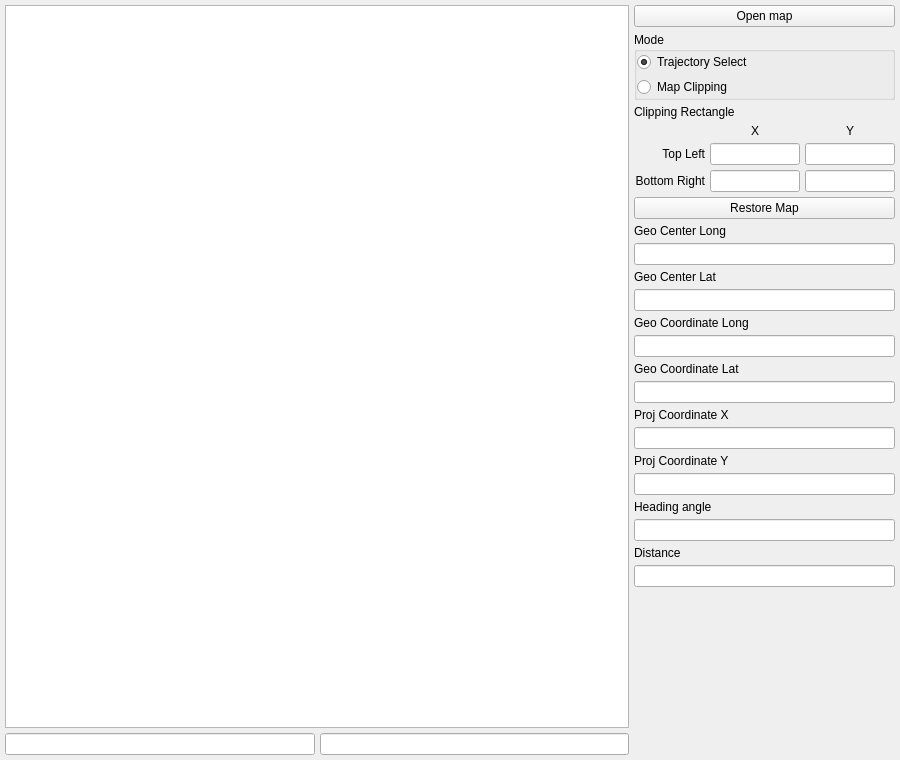
<?xml version="1.0" encoding="UTF-8"?>
<ui version="4.0">
 <class>MainWidget</class>
 <widget class="QWidget" name="MainWidget">
  <property name="geometry">
   <rect>
    <x>0</x>
    <y>0</y>
    <width>900</width>
    <height>760</height>
   </rect>
  </property>
  <property name="windowTitle">
   <string>GIS-application</string>
  </property>
  <layout class="QHBoxLayout" name="horizontalLayout_2" stretch="20,5">
   <property name="spacing">
    <number>5</number>
   </property>
   <property name="leftMargin">
    <number>5</number>
   </property>
   <property name="topMargin">
    <number>5</number>
   </property>
   <property name="rightMargin">
    <number>5</number>
   </property>
   <property name="bottomMargin">
    <number>5</number>
   </property>
   <item>
    <layout class="QVBoxLayout" name="verticalLayout_3">
     <item>
      <widget class="QGraphicsView" name="graphicsView">
       <property name="mouseTracking">
        <bool>true</bool>
       </property>
      </widget>
     </item>
     <item>
      <layout class="QHBoxLayout" name="horizontalLayout">
       <item>
        <widget class="QLineEdit" name="lineX">
         <property name="readOnly">
          <bool>true</bool>
         </property>
        </widget>
       </item>
       <item>
        <widget class="QLineEdit" name="lineY">
         <property name="readOnly">
          <bool>true</bool>
         </property>
        </widget>
       </item>
      </layout>
     </item>
    </layout>
   </item>
   <item>
    <layout class="QVBoxLayout" name="verticalLayout">
     <property name="spacing">
      <number>5</number>
     </property>
     <item>
      <widget class="QPushButton" name="pushOpenMap">
       <property name="sizePolicy">
        <sizepolicy hsizetype="Minimum" vsizetype="Preferred">
         <horstretch>0</horstretch>
         <verstretch>0</verstretch>
        </sizepolicy>
       </property>
       <property name="text">
        <string>Open map</string>
       </property>
      </widget>
     </item>
     <item>
      <widget class="QGroupBox" name="groupBox">
       <property name="sizePolicy">
        <sizepolicy hsizetype="Preferred" vsizetype="Preferred">
         <horstretch>0</horstretch>
         <verstretch>0</verstretch>
        </sizepolicy>
       </property>
       <property name="title">
        <string>Mode</string>
       </property>
       <property name="checkable">
        <bool>false</bool>
       </property>
       <layout class="QVBoxLayout" name="verticalLayout_2">
        <property name="spacing">
         <number>5</number>
        </property>
        <property name="leftMargin">
         <number>0</number>
        </property>
        <property name="topMargin">
         <number>0</number>
        </property>
        <property name="rightMargin">
         <number>0</number>
        </property>
        <property name="bottomMargin">
         <number>0</number>
        </property>
        <item>
         <widget class="QRadioButton" name="radioTrajectory">
          <property name="text">
           <string>Trajectory Select</string>
          </property>
          <property name="checked">
           <bool>true</bool>
          </property>
         </widget>
        </item>
        <item>
         <widget class="QRadioButton" name="radioClipping">
          <property name="text">
           <string>Map Clipping</string>
          </property>
         </widget>
        </item>
       </layout>
      </widget>
     </item>
     <item>
      <widget class="QLabel" name="label_12">
       <property name="sizePolicy">
        <sizepolicy hsizetype="Preferred" vsizetype="Fixed">
         <horstretch>0</horstretch>
         <verstretch>0</verstretch>
        </sizepolicy>
       </property>
       <property name="text">
        <string>Clipping Rectangle</string>
       </property>
      </widget>
     </item>
     <item>
      <layout class="QGridLayout" name="gridLayout">
       <property name="sizeConstraint">
        <enum>QLayout::SetMinimumSize</enum>
       </property>
       <property name="leftMargin">
        <number>0</number>
       </property>
       <property name="topMargin">
        <number>0</number>
       </property>
       <property name="rightMargin">
        <number>0</number>
       </property>
       <property name="bottomMargin">
        <number>0</number>
       </property>
       <property name="spacing">
        <number>5</number>
       </property>
       <item row="1" column="0">
        <widget class="QLabel" name="label_4">
         <property name="text">
          <string>Top Left</string>
         </property>
         <property name="alignment">
          <set>Qt::AlignRight|Qt::AlignTrailing|Qt::AlignVCenter</set>
         </property>
        </widget>
       </item>
       <item row="2" column="0">
        <widget class="QLabel" name="label_5">
         <property name="text">
          <string>Bottom Right</string>
         </property>
         <property name="alignment">
          <set>Qt::AlignRight|Qt::AlignTrailing|Qt::AlignVCenter</set>
         </property>
        </widget>
       </item>
       <item row="0" column="1">
        <widget class="QLabel" name="label_13">
         <property name="text">
          <string>X</string>
         </property>
         <property name="alignment">
          <set>Qt::AlignCenter</set>
         </property>
        </widget>
       </item>
       <item row="0" column="2">
        <widget class="QLabel" name="label_14">
         <property name="text">
          <string>Y</string>
         </property>
         <property name="alignment">
          <set>Qt::AlignCenter</set>
         </property>
        </widget>
       </item>
       <item row="1" column="1">
        <widget class="QLineEdit" name="lineClipTopLeftX">
         <property name="minimumSize">
          <size>
           <width>90</width>
           <height>0</height>
          </size>
         </property>
         <property name="readOnly">
          <bool>true</bool>
         </property>
        </widget>
       </item>
       <item row="1" column="2">
        <widget class="QLineEdit" name="lineClipTopLeftY">
         <property name="minimumSize">
          <size>
           <width>90</width>
           <height>0</height>
          </size>
         </property>
         <property name="readOnly">
          <bool>true</bool>
         </property>
        </widget>
       </item>
       <item row="2" column="1">
        <widget class="QLineEdit" name="lineClipBottomRightX">
         <property name="minimumSize">
          <size>
           <width>90</width>
           <height>0</height>
          </size>
         </property>
         <property name="readOnly">
          <bool>true</bool>
         </property>
        </widget>
       </item>
       <item row="2" column="2">
        <widget class="QLineEdit" name="lineClipBottomRightY">
         <property name="minimumSize">
          <size>
           <width>90</width>
           <height>0</height>
          </size>
         </property>
         <property name="readOnly">
          <bool>true</bool>
         </property>
        </widget>
       </item>
      </layout>
     </item>
     <item>
      <widget class="QPushButton" name="pushRestoreMap">
       <property name="text">
        <string>Restore Map</string>
       </property>
      </widget>
     </item>
     <item>
      <widget class="QLabel" name="label_11">
       <property name="sizePolicy">
        <sizepolicy hsizetype="Preferred" vsizetype="Fixed">
         <horstretch>0</horstretch>
         <verstretch>0</verstretch>
        </sizepolicy>
       </property>
       <property name="text">
        <string>Geo Center Long</string>
       </property>
      </widget>
     </item>
     <item>
      <widget class="QLineEdit" name="lineGeoCenterLong">
       <property name="readOnly">
        <bool>false</bool>
       </property>
      </widget>
     </item>
     <item>
      <widget class="QLabel" name="label_10">
       <property name="sizePolicy">
        <sizepolicy hsizetype="Preferred" vsizetype="Fixed">
         <horstretch>0</horstretch>
         <verstretch>0</verstretch>
        </sizepolicy>
       </property>
       <property name="text">
        <string>Geo Center Lat</string>
       </property>
      </widget>
     </item>
     <item>
      <widget class="QLineEdit" name="lineGeoCenterLat">
       <property name="readOnly">
        <bool>false</bool>
       </property>
      </widget>
     </item>
     <item>
      <widget class="QLabel" name="label_6">
       <property name="sizePolicy">
        <sizepolicy hsizetype="Preferred" vsizetype="Fixed">
         <horstretch>0</horstretch>
         <verstretch>0</verstretch>
        </sizepolicy>
       </property>
       <property name="text">
        <string>Geo Coordinate Long</string>
       </property>
      </widget>
     </item>
     <item>
      <widget class="QLineEdit" name="lineGeoLong">
       <property name="readOnly">
        <bool>true</bool>
       </property>
      </widget>
     </item>
     <item>
      <widget class="QLabel" name="label_7">
       <property name="sizePolicy">
        <sizepolicy hsizetype="Preferred" vsizetype="Fixed">
         <horstretch>0</horstretch>
         <verstretch>0</verstretch>
        </sizepolicy>
       </property>
       <property name="text">
        <string>Geo Coordinate Lat</string>
       </property>
      </widget>
     </item>
     <item>
      <widget class="QLineEdit" name="lineGeoLat">
       <property name="readOnly">
        <bool>true</bool>
       </property>
      </widget>
     </item>
     <item>
      <widget class="QLabel" name="label_8">
       <property name="sizePolicy">
        <sizepolicy hsizetype="Preferred" vsizetype="Fixed">
         <horstretch>0</horstretch>
         <verstretch>0</verstretch>
        </sizepolicy>
       </property>
       <property name="text">
        <string>Proj Coordinate X</string>
       </property>
      </widget>
     </item>
     <item>
      <widget class="QLineEdit" name="lineProjX">
       <property name="readOnly">
        <bool>true</bool>
       </property>
      </widget>
     </item>
     <item>
      <widget class="QLabel" name="label_9">
       <property name="sizePolicy">
        <sizepolicy hsizetype="Preferred" vsizetype="Fixed">
         <horstretch>0</horstretch>
         <verstretch>0</verstretch>
        </sizepolicy>
       </property>
       <property name="text">
        <string>Proj Coordinate Y</string>
       </property>
      </widget>
     </item>
     <item>
      <widget class="QLineEdit" name="lineProjY">
       <property name="readOnly">
        <bool>true</bool>
       </property>
      </widget>
     </item>
     <item>
      <widget class="QLabel" name="label_2">
       <property name="sizePolicy">
        <sizepolicy hsizetype="Preferred" vsizetype="Fixed">
         <horstretch>0</horstretch>
         <verstretch>0</verstretch>
        </sizepolicy>
       </property>
       <property name="text">
        <string>Heading angle</string>
       </property>
      </widget>
     </item>
     <item>
      <widget class="QLineEdit" name="lineHeadingAngle">
       <property name="readOnly">
        <bool>true</bool>
       </property>
      </widget>
     </item>
     <item>
      <widget class="QLabel" name="label_3">
       <property name="sizePolicy">
        <sizepolicy hsizetype="Preferred" vsizetype="Fixed">
         <horstretch>0</horstretch>
         <verstretch>0</verstretch>
        </sizepolicy>
       </property>
       <property name="text">
        <string>Distance</string>
       </property>
      </widget>
     </item>
     <item>
      <widget class="QLineEdit" name="lineDistance">
       <property name="readOnly">
        <bool>true</bool>
       </property>
      </widget>
     </item>
     <item>
      <spacer name="verticalSpacer">
       <property name="orientation">
        <enum>Qt::Vertical</enum>
       </property>
       <property name="sizeHint" stdset="0">
        <size>
         <width>20</width>
         <height>40</height>
        </size>
       </property>
      </spacer>
     </item>
    </layout>
   </item>
  </layout>
 </widget>
 <resources/>
 <connections/>
</ui>
